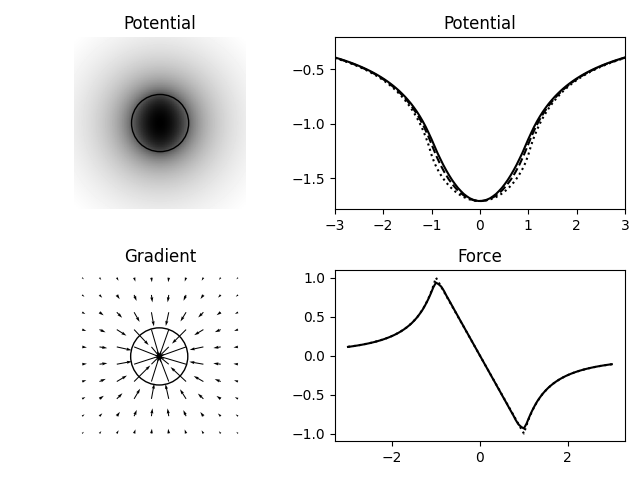

Python code for this plot:
import numpy as np
import matplotlib.pyplot as plt
import gravity_tools as grav
from matplotlib.patches import Circle

# param of reference
L = 80  # number of points along the radius of the disc
M = 60  # number of points along the size of square of calculated points
zmax_ref = 4  # number of circle radii to sample over

# param of calculation
N = 100  # number of points along the size of the square of calculated points
zmax = 3  # size of square to sample over
K = 500  # number of subdivisions of the sphere's radius
R = 1
mass = 1
offsets = np.linspace(-R, R, K + 1, endpoint=False)[1:]
radii = np.sqrt(R ** 2 - offsets ** 2)
masses = (R ** 2 - offsets ** 2)
masses = masses / masses.sum() * mass
discs = np.stack((radii, masses, offsets), axis=1)
force, potential = grav.multi_disc_grav(L, -zmax_ref, zmax_ref, M, -zmax, zmax, N, discs)

fig = plt.figure()
ax = fig.add_subplot(2, 2, 1)
plt.imshow(potential, cmap='gray', origin='lower', extent=[-zmax, zmax, -zmax, zmax])
ax.set_aspect('equal')
ax.set_title("Potential")
ax.axis('off')
circ = Circle((0, 0), R, facecolor='None', edgecolor='k', lw=1, zorder=10)
ax.add_patch(circ)

c = np.linspace(-zmax, zmax, N)
x, y = np.meshgrid(c[5::10], c[5::10])
ax = fig.add_subplot(2, 2, 3)
ax.quiver(x, y, force[5::10, 5::10, 0], force[5::10, 5::10, 1])
ax.set_aspect('equal')
ax.set_title("Gradient")
ax.axis('off')
circ = Circle((0, 0), R, facecolor='None', edgecolor='k', lw=1, zorder=10)
ax.add_patch(circ)

ax = fig.add_subplot(2, 2, 2)
ax.plot(c, potential[len(force) // 2, :], color='k')
ax.plot(c, potential[:, len(force) // 2], color='k', linestyle='dotted')
ax.plot(c * np.sqrt(2), potential[np.arange(N), np.arange(N)], color='k', linestyle='dashed')
ax.set_xlim(-zmax, zmax)
ax.set_title('Potential')

ax = fig.add_subplot(2, 2, 4)
ax.plot(c, force[len(force) // 2, :, 0], color='k')
ax.plot(c, force[:, len(force) // 2, 1], color='k', linestyle='dotted')
ax.set_title('Force')

plt.tight_layout()
plt.savefig('sphere.png')
plt.show()
